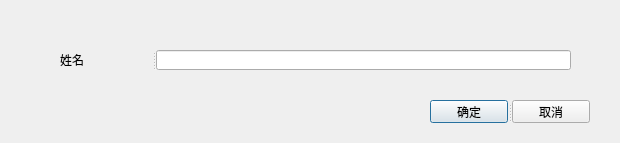
<?xml version="1.0" encoding="UTF-8"?>
<ui version="4.0">
 <class>findDialog</class>
 <widget class="QDialog" name="findDialog">
  <property name="geometry">
   <rect>
    <x>0</x>
    <y>0</y>
    <width>620</width>
    <height>143</height>
   </rect>
  </property>
  <property name="windowTitle">
   <string>Dialog</string>
  </property>
  <widget class="QSplitter" name="splitter">
   <property name="geometry">
    <rect>
     <x>430</x>
     <y>100</y>
     <width>161</width>
     <height>23</height>
    </rect>
   </property>
   <property name="orientation">
    <enum>Qt::Horizontal</enum>
   </property>
   <widget class="QPushButton" name="okPushButton">
    <property name="text">
     <string>确定</string>
    </property>
   </widget>
   <widget class="QPushButton" name="canclePushButton">
    <property name="text">
     <string>取消</string>
    </property>
   </widget>
  </widget>
  <widget class="QSplitter" name="splitter_2">
   <property name="geometry">
    <rect>
     <x>60</x>
     <y>50</y>
     <width>511</width>
     <height>20</height>
    </rect>
   </property>
   <property name="orientation">
    <enum>Qt::Horizontal</enum>
   </property>
   <widget class="QLabel" name="nameLabel">
    <property name="text">
     <string>姓名</string>
    </property>
   </widget>
   <widget class="QLineEdit" name="nameLineEdit"/>
  </widget>
 </widget>
 <resources/>
 <connections/>
</ui>
